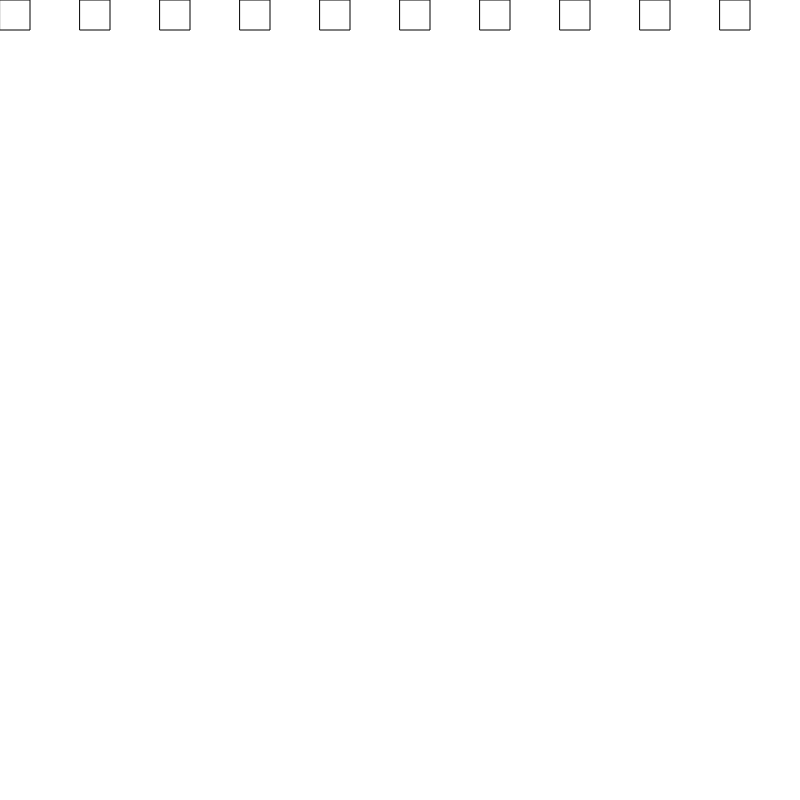
Frame 1 (no input)
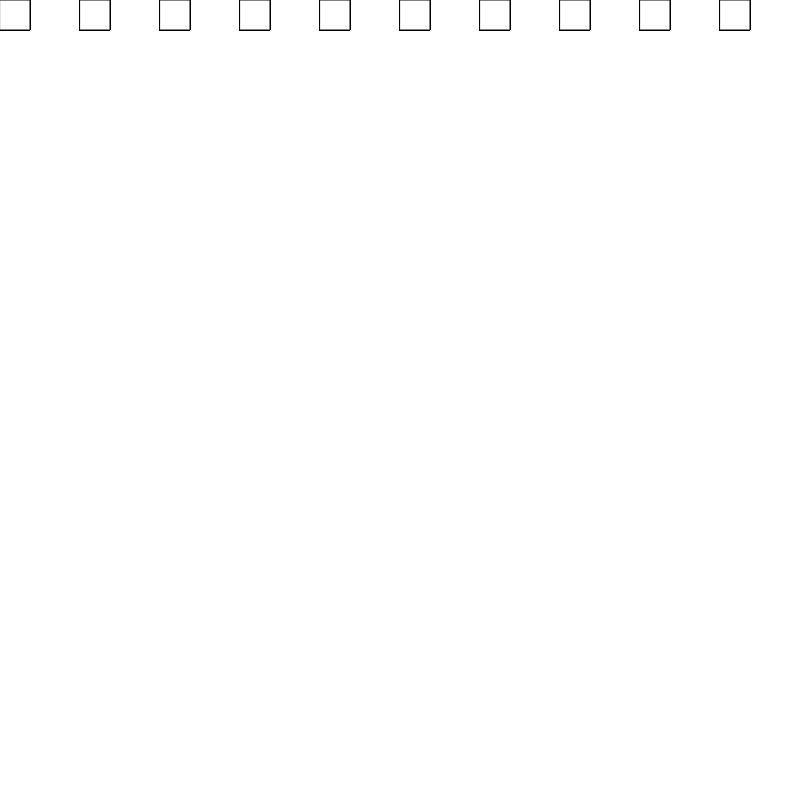
Frame 60 (no input)
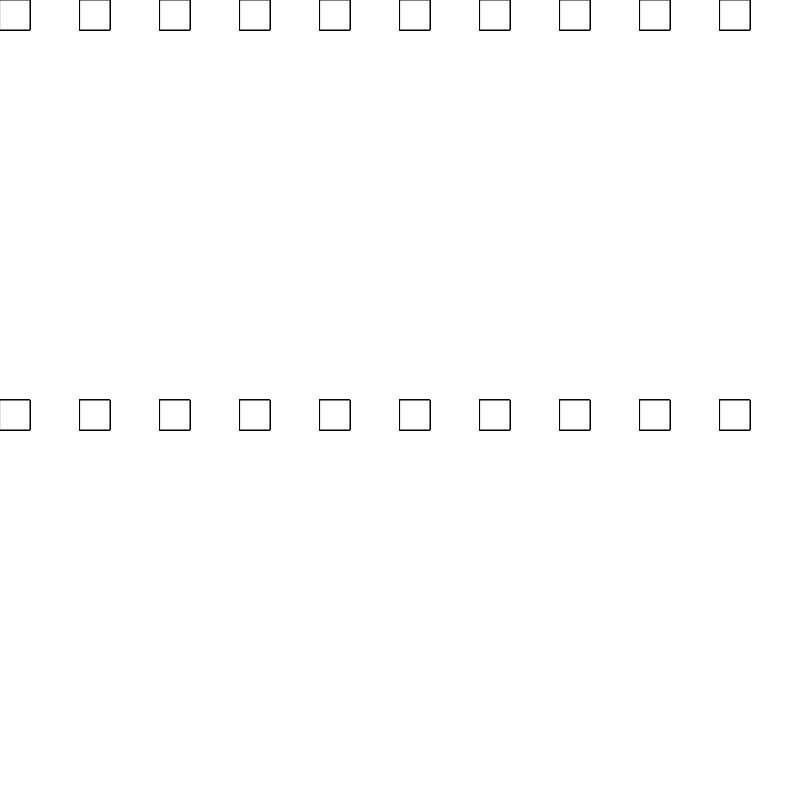
Frame 120 (the mouse pressed at the canvas centre since frame 60)

The p5.js sketch that drew these frames (run headless with seeded random() and noise() and a simulated clock; from frame 60 on, the mouse is pressed at the canvas centre):

// p5.js sketch
// ── sketch.js
var posX = 0;
function setup() {
   createCanvas(800, 800);
   frameRate(24);
}

function draw() {
  
  for(var posX=0; posX<width; posX = posX + 80){
    rect(posX, mouseY, 30, 30);
  }
  
  /*
  var posY = 0;
  while(posY < height){
    rect(width/2-15, posY, 30, 30);
    posY = posY + 40;
  }
  */
  
}
